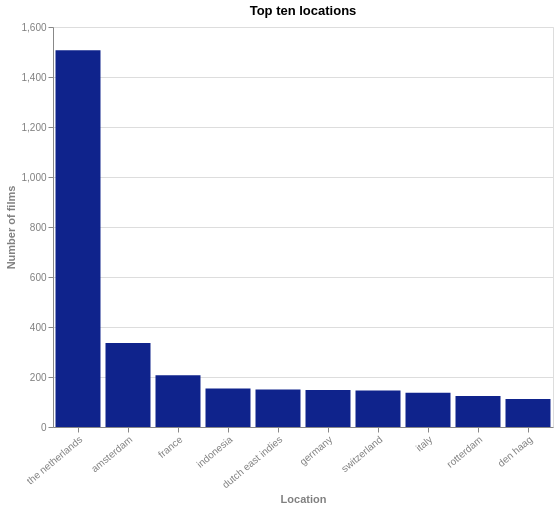

Write a Vega-Lite specification for this figure.
### Vega-Lite specification from a JSON file in a GitHub repository (floating-point values rounded to 4 significant figures)
{"$schema": "https://vega.github.io/schema/vega-lite/v5.json", "title": "Top ten locations", "description": "Distribution of films over the top ten locations. Note: locations are not yet standardised, so a location is counted separately for each different way of writing its name", "width": 500, "height": 400, "data": {"values": [{"Location": "the netherlands", "Number of films": 1507}, {"Location": "amsterdam", "Number of films": 336}, {"Location": "france", "Number of films": 207}, {"Location": "indonesia", "Number of films": 154}, {"Location": "dutch east indies", "Number of films": 150}, {"Location": "germany", "Number of films": 148}, {"Location": "switzerland", "Number of films": 146}, {"Location": "italy", "Number of films": 137}, {"Location": "rotterdam", "Number of films": 124}, {"Location": "den haag", "Number of films": 112}]}, "mark": {"type": "bar", "binSpacing": 1, "tooltip": true}, "encoding": {"x": {"field": "Location", "type": "nominal", "title": "Location", "sort": "-y"}, "y": {"field": "Number of films", "type": "quantitative", "title": "Number of films"}, "color": {"value": "#0F238C"}}, "config": {"countTitle": "Count", "axisX": {"labelAngle": -40, "titleColor": "grey", "labelColor": "grey"}, "axisY": {"titleColor": "grey", "labelColor": "grey"}}}
